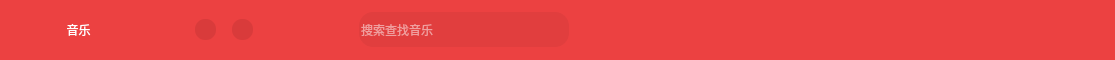
     <widget class="QWidget" name="titleWidget" native="true">
      <property name="minimumSize">
       <size>
        <width>1115</width>
        <height>60</height>
       </size>
      </property>
      <property name="maximumSize">
       <size>
        <width>16777215</width>
        <height>60</height>
       </size>
      </property>
      <property name="styleSheet">
       <string notr="true">background-color: rgb(236, 65, 65);</string>
      </property>
      <layout class="QHBoxLayout" name="horizontalLayout">
       <property name="spacing">
        <number>6</number>
       </property>
       <property name="leftMargin">
        <number>0</number>
       </property>
       <property name="topMargin">
        <number>0</number>
       </property>
       <property name="rightMargin">
        <number>25</number>
       </property>
       <property name="bottomMargin">
        <number>0</number>
       </property>
       <item>
        <spacer name="horizontalSpacer">
         <property name="orientation">
          <enum>Qt::Horizontal</enum>
         </property>
         <property name="sizeType">
          <enum>QSizePolicy::Fixed</enum>
         </property>
         <property name="sizeHint" stdset="0">
          <size>
           <width>8</width>
           <height>20</height>
          </size>
         </property>
        </spacer>
       </item>
       <item>
        <widget class="QLabel" name="label_titleWYY">
         <property name="minimumSize">
          <size>
           <width>141</width>
           <height>28</height>
          </size>
         </property>
         <property name="maximumSize">
          <size>
           <width>16777215</width>
           <height>40</height>
          </size>
         </property>
         <property name="styleSheet">
          <string notr="true">font: 14pt &quot;Microsoft YaHei UI&quot;;
color: rgb(255, 255, 255);</string>
         </property>
         <property name="frameShape">
          <enum>QFrame::NoFrame</enum>
         </property>
         <property name="text">
          <string>音乐</string>
         </property>
         <property name="alignment">
          <set>Qt::AlignCenter</set>
         </property>
        </widget>
       </item>
       <item>
        <spacer name="horizontalSpacer_2">
         <property name="orientation">
          <enum>Qt::Horizontal</enum>
         </property>
         <property name="sizeType">
          <enum>QSizePolicy::Fixed</enum>
         </property>
         <property name="sizeHint" stdset="0">
          <size>
           <width>40</width>
           <height>20</height>
          </size>
         </property>
        </spacer>
       </item>
       <item>
        <widget class="QPushButton" name="btn_back">
         <property name="sizePolicy">
          <sizepolicy hsizetype="Fixed" vsizetype="Fixed">
           <horstretch>0</horstretch>
           <verstretch>0</verstretch>
          </sizepolicy>
         </property>
         <property name="maximumSize">
          <size>
           <width>21</width>
           <height>21</height>
          </size>
         </property>
         <property name="cursor">
          <cursorShape>PointingHandCursor</cursorShape>
         </property>
         <property name="toolTip">
          <string>暂未实现</string>
         </property>
         <property name="styleSheet">
          <string notr="true">background-color:rgb(217,59,59);
border-radius:10px;
border-image: url(:/image/titleImage/backPage.png);</string>
         </property>
         <property name="text">
          <string/>
         </property>
        </widget>
       </item>
       <item>
        <spacer name="horizontalSpacer_3">
         <property name="orientation">
          <enum>Qt::Horizontal</enum>
         </property>
         <property name="sizeType">
          <enum>QSizePolicy::Fixed</enum>
         </property>
         <property name="sizeHint" stdset="0">
          <size>
           <width>10</width>
           <height>20</height>
          </size>
         </property>
        </spacer>
       </item>
       <item>
        <widget class="QPushButton" name="btn_next">
         <property name="sizePolicy">
          <sizepolicy hsizetype="Fixed" vsizetype="Fixed">
           <horstretch>0</horstretch>
           <verstretch>0</verstretch>
          </sizepolicy>
         </property>
         <property name="maximumSize">
          <size>
           <width>21</width>
           <height>21</height>
          </size>
         </property>
         <property name="cursor">
          <cursorShape>PointingHandCursor</cursorShape>
         </property>
         <property name="toolTip">
          <string>暂未实现</string>
         </property>
         <property name="styleSheet">
          <string notr="true">background-color:rgb(217,59,59);
border-radius:10px;
border-image: url(:/image/titleImage/nextPage.png);
</string>
         </property>
         <property name="text">
          <string/>
         </property>
        </widget>
       </item>
       <item>
        <spacer name="horizontalSpacer_4">
         <property name="orientation">
          <enum>Qt::Horizontal</enum>
         </property>
         <property name="sizeType">
          <enum>QSizePolicy::Fixed</enum>
         </property>
         <property name="sizeHint" stdset="0">
          <size>
           <width>100</width>
           <height>20</height>
          </size>
         </property>
        </spacer>
       </item>
       <item>
        <widget class="QLineEdit" name="search">
         <property name="sizePolicy">
          <sizepolicy hsizetype="Expanding" vsizetype="Fixed">
           <horstretch>0</horstretch>
           <verstretch>8</verstretch>
          </sizepolicy>
         </property>
         <property name="minimumSize">
          <size>
           <width>200</width>
           <height>35</height>
          </size>
         </property>
         <property name="maximumSize">
          <size>
           <width>210</width>
           <height>35</height>
          </size>
         </property>
         <property name="toolTip">
          <string/>
         </property>
         <property name="styleSheet">
          <string notr="true">background: rgb(225,62,62);
border-radius: 14px;
color: rgb(255, 255, 255);
font: 9pt &quot;微软雅黑&quot;;</string>
         </property>
         <property name="placeholderText">
          <string>搜索查找音乐</string>
         </property>
        </widget>
       </item>
       <item>
        <spacer name="horizontalSpacer_5">
         <property name="orientation">
          <enum>Qt::Horizontal</enum>
         </property>
         <property name="sizeHint" stdset="0">
          <size>
           <width>40</width>
           <height>20</height>
          </size>
         </property>
        </spacer>
       </item>
       <item>
        <widget class="QPushButton" name="btn_skin">
         <property name="minimumSize">
          <size>
           <width>18</width>
           <height>17</height>
          </size>
         </property>
         <property name="maximumSize">
          <size>
           <width>17</width>
           <height>17</height>
          </size>
         </property>
         <property name="cursor">
          <cursorShape>PointingHandCursor</cursorShape>
         </property>
         <property name="toolTip">
          <string>暂未实现</string>
         </property>
         <property name="styleSheet">
          <string notr="true">QPushButton
{
	border-style: hidden;
	border-image: url(:/image/titleImage/skin.png);
}
QPushButton: hover
{
	border-style: hidden;
	border-image: url(:/image/titleImage/skinHover.png);
}


</string>
         </property>
         <property name="text">
          <string/>
         </property>
         <property name="iconSize">
          <size>
           <width>30</width>
           <height>20</height>
          </size>
         </property>
        </widget>
       </item>
       <item>
        <spacer name="horizontalSpacer_6">
         <property name="orientation">
          <enum>Qt::Horizontal</enum>
         </property>
         <property name="sizeType">
          <enum>QSizePolicy::Fixed</enum>
         </property>
         <property name="sizeHint" stdset="0">
          <size>
           <width>15</width>
           <height>20</height>
          </size>
         </property>
        </spacer>
       </item>
       <item>
        <widget class="QPushButton" name="btn_setting">
         <property name="minimumSize">
          <size>
           <width>19</width>
           <height>18</height>
          </size>
         </property>
         <property name="maximumSize">
          <size>
           <width>17</width>
           <height>17</height>
          </size>
         </property>
         <property name="cursor">
          <cursorShape>PointingHandCursor</cursorShape>
         </property>
         <property name="toolTip">
          <string>暂未实现</string>
         </property>
         <property name="styleSheet">
          <string notr="true">QPushButton
{
	border-style: hidden;
	border-image: url(:/image/titleImage/set.png);
}

QPushButton:hover
{
	border-style: hidden;
	border-image: url(:/image/titleImage/setHover.png);
}</string>
         </property>
         <property name="text">
          <string/>
         </property>
        </widget>
       </item>
       <item>
        <spacer name="horizontalSpacer_7">
         <property name="orientation">
          <enum>Qt::Horizontal</enum>
         </property>
         <property name="sizeType">
          <enum>QSizePolicy::Fixed</enum>
         </property>
         <property name="sizeHint" stdset="0">
          <size>
           <width>15</width>
           <height>20</height>
          </size>
         </property>
        </spacer>
       </item>
       <item>
        <widget class="QPushButton" name="pushButton_5">
         <property name="minimumSize">
          <size>
           <width>10</width>
           <height>17</height>
          </size>
         </property>
         <property name="maximumSize">
          <size>
           <width>21</width>
           <height>17</height>
          </size>
         </property>
         <property name="styleSheet">
          <string notr="true">QPushButton
{
	border-style: hidden;
	border-image: url(:/image/titleImage/separate.png);
}</string>
         </property>
         <property name="text">
          <string/>
         </property>
        </widget>
       </item>
       <item>
        <widget class="QPushButton" name="btn_mini">
         <property name="minimumSize">
          <size>
           <width>17</width>
           <height>17</height>
          </size>
         </property>
         <property name="maximumSize">
          <size>
           <width>17</width>
           <height>17</height>
          </size>
         </property>
         <property name="cursor">
          <cursorShape>PointingHandCursor</cursorShape>
         </property>
         <property name="toolTip">
          <string>暂未实现</string>
         </property>
         <property name="styleSheet">
          <string notr="true">QPushButton
{
	border-style:hidden;
	border-image: url(:/image/titleImage/mini.png);
}

QPushButton:hover
{
	border-style:hidden;
	border-image: url(:/image/titleImage/miniHover.png);
}

</string>
         </property>
         <property name="text">
          <string/>
         </property>
         <property name="iconSize">
          <size>
           <width>30</width>
           <height>20</height>
          </size>
         </property>
        </widget>
       </item>
       <item>
        <spacer name="horizontalSpacer_8">
         <property name="orientation">
          <enum>Qt::Horizontal</enum>
         </property>
         <property name="sizeType">
          <enum>QSizePolicy::Fixed</enum>
         </property>
         <property name="sizeHint" stdset="0">
          <size>
           <width>15</width>
           <height>20</height>
          </size>
         </property>
        </spacer>
       </item>
       <item>
        <widget class="QPushButton" name="btn_min">
         <property name="minimumSize">
          <size>
           <width>17</width>
           <height>17</height>
          </size>
         </property>
         <property name="maximumSize">
          <size>
           <width>17</width>
           <height>17</height>
          </size>
         </property>
         <property name="cursor">
          <cursorShape>PointingHandCursor</cursorShape>
         </property>
         <property name="styleSheet">
          <string notr="true">QPushButton
{
	border-style: hidden;
	border-image: url(:/image/titleImage/min.png);
}
QPushButton: hover
{
	border-style: hidden;
	border-image: url(:/image/titleImage/minHover.png);
}


</string>
         </property>
         <property name="text">
          <string/>
         </property>
         <property name="iconSize">
          <size>
           <width>30</width>
           <height>20</height>
          </size>
         </property>
        </widget>
       </item>
       <item>
        <spacer name="horizontalSpacer_9">
         <property name="orientation">
          <enum>Qt::Horizontal</enum>
         </property>
         <property name="sizeType">
          <enum>QSizePolicy::Fixed</enum>
         </property>
         <property name="sizeHint" stdset="0">
          <size>
           <width>15</width>
           <height>20</height>
          </size>
         </property>
        </spacer>
       </item>
       <item>
        <widget class="QPushButton" name="btn_changeSize">
         <property name="minimumSize">
          <size>
           <width>17</width>
           <height>17</height>
          </size>
         </property>
         <property name="maximumSize">
          <size>
           <width>17</width>
           <height>17</height>
          </size>
         </property>
         <property name="cursor">
          <cursorShape>PointingHandCursor</cursorShape>
         </property>
         <property name="styleSheet">
          <string notr="true">QPushButton
{
	border-style: hidden;
	border-image: url(:/image/titleImage/max.png);
}
QPushButton:hover
{
	border-style: hidden;
	border-image: url(:/image/titleImage/maxHover.png);
}</string>
         </property>
         <property name="text">
          <string/>
         </property>
        </widget>
       </item>
       <item>
        <spacer name="horizontalSpacer_10">
         <property name="orientation">
          <enum>Qt::Horizontal</enum>
         </property>
         <property name="sizeType">
          <enum>QSizePolicy::Fixed</enum>
         </property>
         <property name="sizeHint" stdset="0">
          <size>
           <width>15</width>
           <height>20</height>
          </size>
         </property>
        </spacer>
       </item>
       <item>
        <widget class="QPushButton" name="btn_close">
         <property name="minimumSize">
          <size>
           <width>17</width>
           <height>17</height>
          </size>
         </property>
         <property name="maximumSize">
          <size>
           <width>17</width>
           <height>17</height>
          </size>
         </property>
         <property name="cursor">
          <cursorShape>PointingHandCursor</cursorShape>
         </property>
         <property name="toolTip">
          <string/>
         </property>
         <property name="styleSheet">
          <string notr="true">QPushButton
{
	border-style:hidden;
	border-image: url(:/image/titleImage/quit.png);
}

QPushButton:hover
{
	border-style:hidden;
	border-image: url(:image/titleImage/quitHover.png);
}

</string>
         </property>
         <property name="text">
          <string/>
         </property>
         <property name="iconSize">
          <size>
           <width>30</width>
           <height>20</height>
          </size>
         </property>
        </widget>
       </item>
      </layout>
     </widget>
